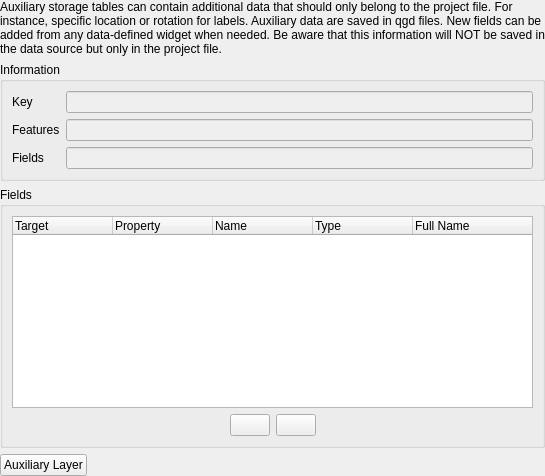
         <widget class="QWidget" name="mOptsPage_AuxiliaryStorage">
          <layout class="QVBoxLayout" name="verticalLayout_15">
           <property name="leftMargin">
            <number>0</number>
           </property>
           <property name="topMargin">
            <number>0</number>
           </property>
           <property name="rightMargin">
            <number>0</number>
           </property>
           <property name="bottomMargin">
            <number>0</number>
           </property>
           <item>
            <widget class="QWidget" name="mAuxiliaryStorageScrollArea" native="true">
             <layout class="QGridLayout" name="gridLayout_2000">
              <property name="leftMargin">
               <number>0</number>
              </property>
              <property name="topMargin">
               <number>0</number>
              </property>
              <property name="rightMargin">
               <number>0</number>
              </property>
              <property name="bottomMargin">
               <number>0</number>
              </property>
              <item row="1" column="0">
               <widget class="QgsCollapsibleGroupBox" name="mAuxiliaryStorageInformationGrpBox">
                <property name="title">
                 <string>Information</string>
                </property>
                <property name="flat">
                 <bool>false</bool>
                </property>
                <property name="checkable">
                 <bool>false</bool>
                </property>
                <property name="syncGroup" stdset="0">
                 <string notr="true">vectormeta</string>
                </property>
                <layout class="QGridLayout" name="gridLayout_11">
                 <property name="sizeConstraint">
                  <enum>QLayout::SizeConstraint::SetDefaultConstraint</enum>
                 </property>
                 <item row="2" column="1">
                  <widget class="QLineEdit" name="mAuxiliaryStorageFeaturesLineEdit">
                   <property name="enabled">
                    <bool>false</bool>
                   </property>
                   <property name="readOnly">
                    <bool>true</bool>
                   </property>
                  </widget>
                 </item>
                 <item row="3" column="0">
                  <widget class="QLabel" name="mAuxiliaryStorageFieldsLabel">
                   <property name="text">
                    <string>Fields</string>
                   </property>
                  </widget>
                 </item>
                 <item row="2" column="0">
                  <widget class="QLabel" name="mAuxiliaryStorageFeaturesLabel">
                   <property name="text">
                    <string>Features</string>
                   </property>
                  </widget>
                 </item>
                 <item row="3" column="1">
                  <widget class="QLineEdit" name="mAuxiliaryStorageFieldsLineEdit">
                   <property name="enabled">
                    <bool>false</bool>
                   </property>
                   <property name="toolTip">
                    <string>A name used to identify the layer. The short name is a text string used for machine-to-machine communication.</string>
                   </property>
                   <property name="inputMask">
                    <string/>
                   </property>
                   <property name="text">
                    <string/>
                   </property>
                   <property name="readOnly">
                    <bool>true</bool>
                   </property>
                   <property name="placeholderText">
                    <string/>
                   </property>
                  </widget>
                 </item>
                 <item row="1" column="0">
                  <widget class="QLabel" name="mAuxiliaryStorageKeyLabel">
                   <property name="text">
                    <string>Key</string>
                   </property>
                  </widget>
                 </item>
                 <item row="1" column="1">
                  <widget class="QLineEdit" name="mAuxiliaryStorageKeyLineEdit">
                   <property name="enabled">
                    <bool>false</bool>
                   </property>
                   <property name="readOnly">
                    <bool>true</bool>
                   </property>
                  </widget>
                 </item>
                </layout>
               </widget>
              </item>
              <item row="3" column="0">
               <layout class="QHBoxLayout" name="horizontalLayout_6">
                <property name="bottomMargin">
                 <number>0</number>
                </property>
                <item>
                 <widget class="QPushButton" name="mAuxiliaryStorageActions">
                  <property name="text">
                   <string>Auxiliary Layer</string>
                  </property>
                 </widget>
                </item>
                <item>
                 <spacer name="horizontalSpacer_8">
                  <property name="orientation">
                   <enum>Qt::Orientation::Horizontal</enum>
                  </property>
                  <property name="sizeHint" stdset="0">
                   <size>
                    <width>40</width>
                    <height>20</height>
                   </size>
                  </property>
                 </spacer>
                </item>
               </layout>
              </item>
              <item row="2" column="0">
               <widget class="QgsCollapsibleGroupBox" name="mAuxiliaryStorageFieldsGrpBox">
                <property name="sizePolicy">
                 <sizepolicy hsizetype="Preferred" vsizetype="Expanding">
                  <horstretch>0</horstretch>
                  <verstretch>0</verstretch>
                 </sizepolicy>
                </property>
                <property name="title">
                 <string>Fields</string>
                </property>
                <layout class="QGridLayout" name="gridLayout_3">
                 <item row="3" column="0" rowspan="3">
                  <layout class="QHBoxLayout" name="horizontalLayout_5">
                   <property name="sizeConstraint">
                    <enum>QLayout::SizeConstraint::SetDefaultConstraint</enum>
                   </property>
                   <property name="bottomMargin">
                    <number>0</number>
                   </property>
                   <item>
                    <spacer name="horizontalSpacer_3">
                     <property name="orientation">
                      <enum>Qt::Orientation::Horizontal</enum>
                     </property>
                     <property name="sizeHint" stdset="0">
                      <size>
                       <width>40</width>
                       <height>20</height>
                      </size>
                     </property>
                    </spacer>
                   </item>
                   <item>
                    <widget class="QPushButton" name="mAuxiliaryStorageFieldsAddBtn">
                     <property name="toolTip">
                      <string>Add new field</string>
                     </property>
                     <property name="text">
                      <string/>
                     </property>
                     <property name="icon">
                      <iconset resource="../../images/images.qrc">
                       <normaloff>:/images/themes/default/symbologyAdd.svg</normaloff>:/images/themes/default/symbologyAdd.svg</iconset>
                     </property>
                    </widget>
                   </item>
                   <item>
                    <widget class="QPushButton" name="mAuxiliaryStorageFieldsDeleteBtn">
                     <property name="toolTip">
                      <string>Remove selected field</string>
                     </property>
                     <property name="text">
                      <string/>
                     </property>
                     <property name="icon">
                      <iconset resource="../../images/images.qrc">
                       <normaloff>:/images/themes/default/symbologyRemove.svg</normaloff>:/images/themes/default/symbologyRemove.svg</iconset>
                     </property>
                    </widget>
                   </item>
                   <item>
                    <spacer name="horizontalSpacer_7">
                     <property name="orientation">
                      <enum>Qt::Orientation::Horizontal</enum>
                     </property>
                     <property name="sizeHint" stdset="0">
                      <size>
                       <width>40</width>
                       <height>20</height>
                      </size>
                     </property>
                    </spacer>
                   </item>
                  </layout>
                 </item>
                 <item row="0" column="0">
                  <widget class="QTreeWidget" name="mAuxiliaryStorageFieldsTree">
                   <column>
                    <property name="text">
                     <string>Target</string>
                    </property>
                   </column>
                   <column>
                    <property name="text">
                     <string>Property</string>
                    </property>
                   </column>
                   <column>
                    <property name="text">
                     <string>Name</string>
                    </property>
                   </column>
                   <column>
                    <property name="text">
                     <string>Type</string>
                    </property>
                   </column>
                   <column>
                    <property name="text">
                     <string>Full Name</string>
                    </property>
                   </column>
                  </widget>
                 </item>
                </layout>
               </widget>
              </item>
              <item row="0" column="0">
               <widget class="QLabel" name="label_1">
                <property name="text">
                 <string>Auxiliary storage tables can contain additional data that should only belong to the project file. For instance, specific location or rotation for labels. Auxiliary data are saved in qgd files. New fields can be added from any data-defined widget when needed. Be aware that this information will NOT be saved in the data source but only in the project file.</string>
                </property>
                <property name="wordWrap">
                 <bool>true</bool>
                </property>
               </widget>
              </item>
             </layout>
            </widget>
           </item>
          </layout>
         </widget>
